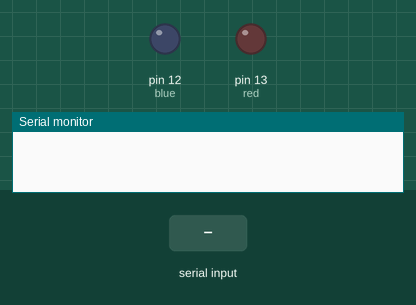
Recording of a sketch running on a simulated Arduino Uno, built with avr-gcc and run on an emulated ATmega328P. Shown: output pins drawn as LEDs (lit = HIGH), the last lines printed to the serial monitor. The inputs (shaded band) are chosen by the test bench.

Above: at 1.2 s.
1.3 s: "B" received over Serial
At 1.7 s:
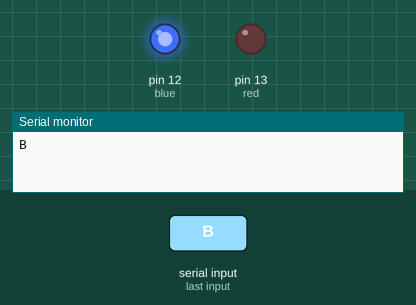
2.8 s: "R" received over Serial
At 4.0 s:
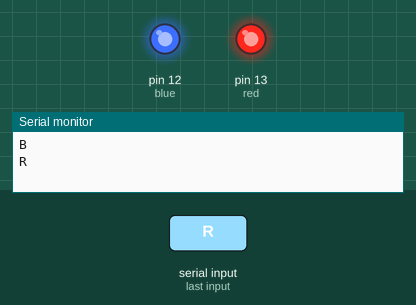
4.3 s: "b" received over Serial
At 5.2 s:
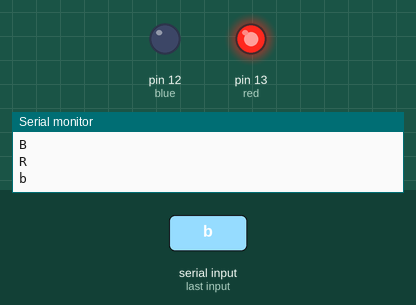
Timing chart, 0 to 7.3 s (numbered marks = the images above; inputs shaded):
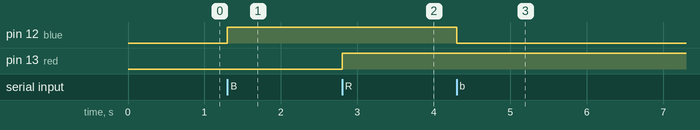

Measured:
- after the input at 1.3 s, pin 12 (blue): LOW → HIGH at once
- after the input at 2.8 s, pin 13 (red): LOW → HIGH at once
- after the input at 4.3 s, pin 12 (blue): HIGH → LOW at once

The sketch:

led_Control.ino
```cpp
int blue = 12, red = 13, buzzer = 8;
int led = 0;
void setup() {
  pinMode(red, OUTPUT);
  pinMode(blue, OUTPUT);
  //pinMode(buzzer, OUTPUT);
  Serial.begin(9600);
}

void loop() {
  if (Serial.available()>0) {
    led = Serial.read();
    Serial.println((char)led);
    if ((char)led=='B') {
      digitalWrite(blue, HIGH);
    }
  } else if ((char)led=='b') {
    digitalWrite(blue, LOW);
  } else if ((char)led=='R') {
    digitalWrite(red, HIGH);
  } else if ((char)led=='r') {
    digitalWrite(red, LOW);
  }

}
```
